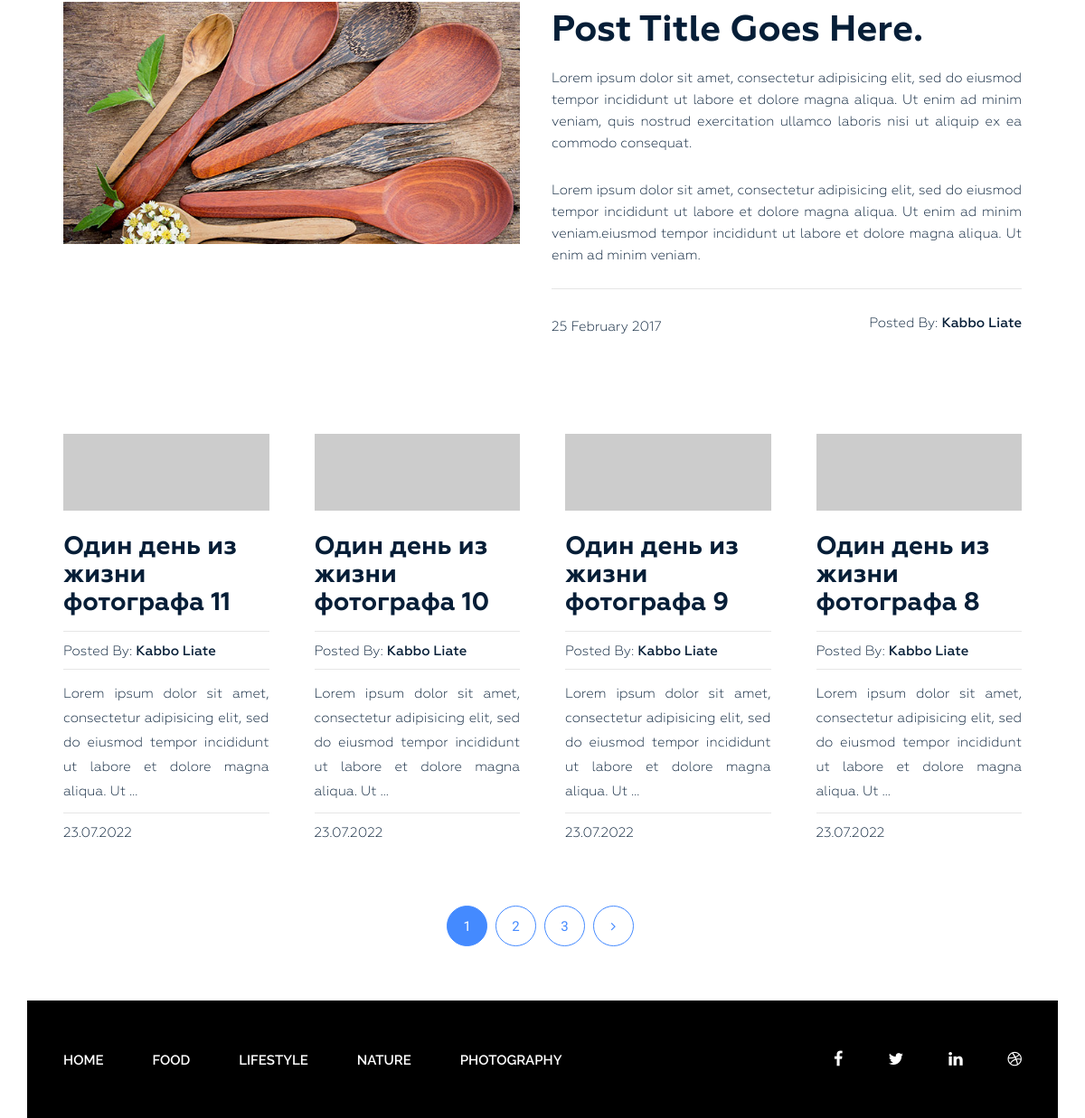
The app's page / (lower part), older data.
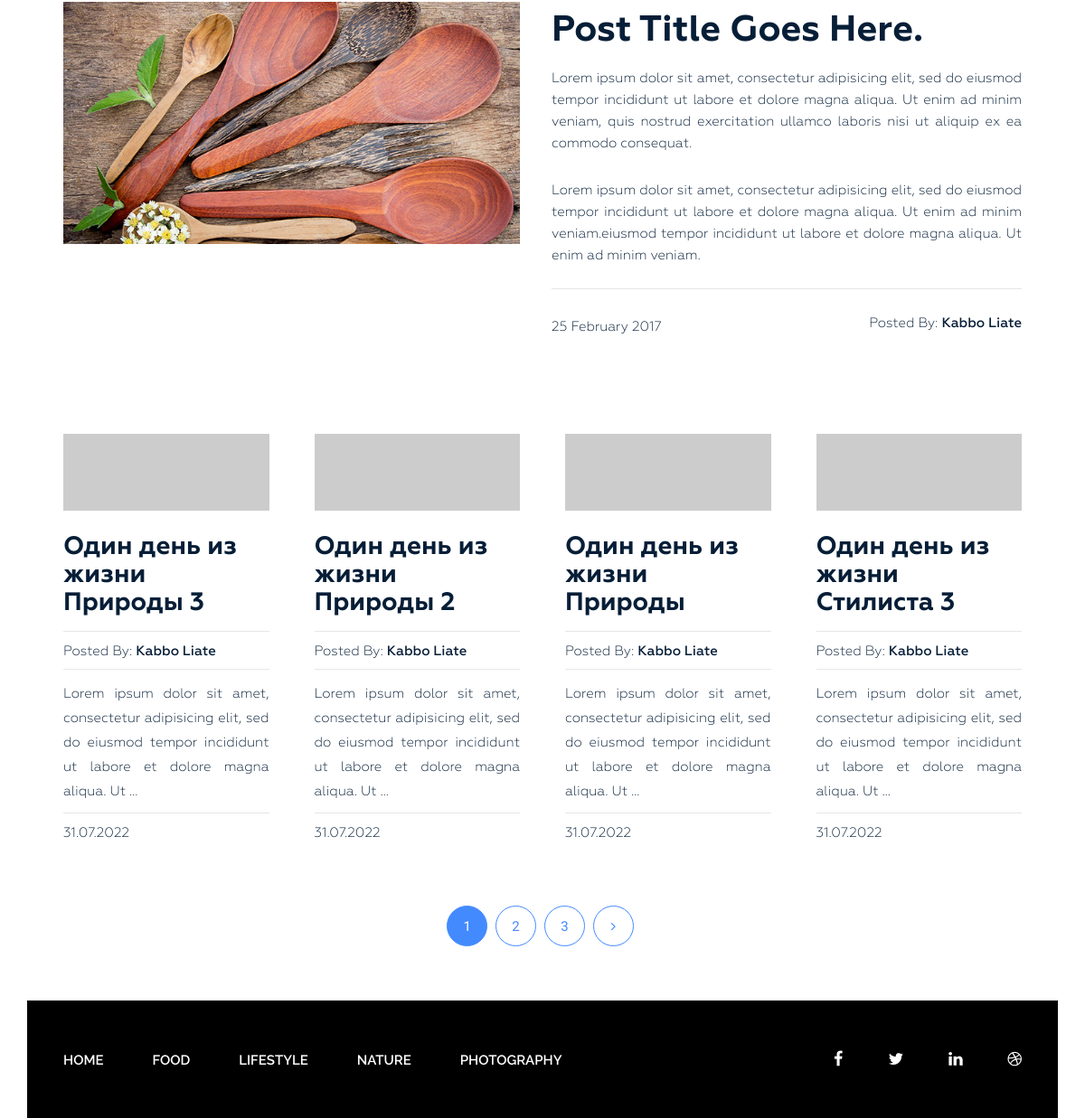
The same page, newer data.
### blog/models.py (models this page shows, shortened)
class Post(models.Model):
    title = models.CharField(max_length=255, verbose_name="Наименование новости")
    slug = models.SlugField(max_length=50, unique=True)
    author = models.CharField(max_length=100, verbose_name="Автор")
    content = models.TextField(blank=True, verbose_name="Контент")
    created_at = models.DateTimeField(auto_now_add=True, verbose_name="Опубликовано")
    photo = models.ImageField(upload_to="photos/%Y/%m/%d/", blank=True, verbose_name="Фотография")
    views = models.IntegerField(default=0, verbose_name="Кол-во просмотров")
    category = models.ForeignKey(Category, on_delete=models.PROTECT, related_name="posts", verbose_name="Категория")
    tags = models.ManyToManyField(Tag, blank=True, related_name="posts", verbose_name="Тег")
    def get_absolute_url(self):
        return reverse('post', kwargs={'slug': self.slug})
    class Meta:
        verbose_name = 'Новость'
        verbose_name_plural = 'Новости'
        ordering = ['-created_at']

class Category(models.Model):
    title = models.CharField(max_length=255, verbose_name="Наименовании Категории")
    slug = models.SlugField(max_length=255, verbose_name='Slug', unique=True)
    def get_absolute_url(self):
        return reverse('category', kwargs={'slug': self.slug})
    class Meta:
        verbose_name = 'Категория(ю)'
        verbose_name_plural = 'Категории'
        ordering = ['title']

### blog/views.py (the view)
# urls.py: path('', Home.as_view(), name='home'),
class Home(ListView):
    model = Post
    template_name = 'blog/index.html'
    debug = True
    context_object_name = 'posts'
    paginate_by = 4
    def get_context_data(self, *, object_list=None, **kwargs):
        context = super().get_context_data(**kwargs)
        context['title'] = 'Classic Blog Design'
        return context

### blog/templatetags/menu.py (called while the page is built)
@register.inclusion_tag('blog/menu_tpl.html',)
def show_menu(menu_class='menu'):
    categories = Category.objects.all()
    return {"categories": categories, "menu_class": menu_class}

### blog/templates/blog/index.html (shortened to what this page needs)
{% extends 'base.html'%}
{% block content%}
{% include 'inc/_mainContent.html' %}
{% include 'inc/_footer.html' %}
{% endblock content %}

### blog/templates/blog/menu_tpl.html
<div class="{{ menu_class }}">
    <ul>
        <li><a href="{% url 'home' %}">Home</a></li>
        {% for item in categories %}
        <li><a href="{{ item.get_absolute_url }}">{{ item.title }}</a></li>
        {% endfor %}
    </ul>
</div>

### templates/inc/_contentCategory.html
{% for post in posts %}
<div class="col-md-3">
    <div class="single-post">
        {% if post.photo %}
        <img src="{{ post.photo.url }}" alt="{{ post.title }}" width="400">
        {% else %}
        <img src="https://picsum.photos/id/1060/400/250/?blur=2" alt="">
        {% endif %}
        <h3><a href="{{ post.get_absolute_url }}">{{ post.title }}</a></h3>
        <h4><span>Posted By: <span class="author-name">{{ post.author }}</span></span>
        </h4>
        {{ post.content|truncatewords_html:20|safe }}
        <h4><span>{{ post.created_at|date:'d.m.Y'}}</span></h4>
    </div>
</div>
{% empty %}
<p>По вашему запросу ничего не найдено</p>
{% endfor %}

Row changes from the older to the newer data that the page shows:
no longer on this page (row unchanged): Post: title "Один день из жизни фотографа 11", author "Kabbo Liate", content "Lorem ipsum dolor sit amet, consectetur adipisicing elit, sed do eiusmod tempor incididunt ut labore et dolore magna aliqua. Ut …", created_at "23.07.2022"
no longer on this page (row unchanged): Post: title "Один день из жизни фотографа 10", author "Kabbo Liate", content "Lorem ipsum dolor sit amet, consectetur adipisicing elit, sed do eiusmod tempor incididunt ut labore et dolore magna aliqua. Ut …", created_at "23.07.2022"
no longer on this page (row unchanged): Post: title "Один день из жизни фотографа 9", author "Kabbo Liate", content "Lorem ipsum dolor sit amet, consectetur adipisicing elit, sed do eiusmod tempor incididunt ut labore et dolore magna aliqua. Ut …", created_at "23.07.2022"
no longer on this page (row unchanged): Post: title "Один день из жизни фотографа 8", author "Kabbo Liate", content "Lorem ipsum dolor sit amet, consectetur adipisicing elit, sed do eiusmod tempor incididunt ut labore et dolore magna aliqua. Ut …", created_at "23.07.2022"
added Post: title "Один день из жизни Природы 3", author "Kabbo Liate", content "Lorem ipsum dolor sit amet, consectetur adipisicing elit, sed do eiusmod tempor incididunt ut labore et dolore magna aliqua. Ut …", created_at "31.07.2022"
added Post: title "Один день из жизни Природы 2", author "Kabbo Liate", content "Lorem ipsum dolor sit amet, consectetur adipisicing elit, sed do eiusmod tempor incididunt ut labore et dolore magna aliqua. Ut …", created_at "31.07.2022"
added Post: title "Один день из жизни Природы", author "Kabbo Liate", content "Lorem ipsum dolor sit amet, consectetur adipisicing elit, sed do eiusmod tempor incididunt ut labore et dolore magna aliqua. Ut …", created_at "31.07.2022"
added Post: title "Один день из жизни Стилиста 3", author "Kabbo Liate", content "Lorem ipsum dolor sit amet, consectetur adipisicing elit, sed do eiusmod tempor incididunt ut labore et dolore magna aliqua. Ut …", created_at "31.07.2022"
